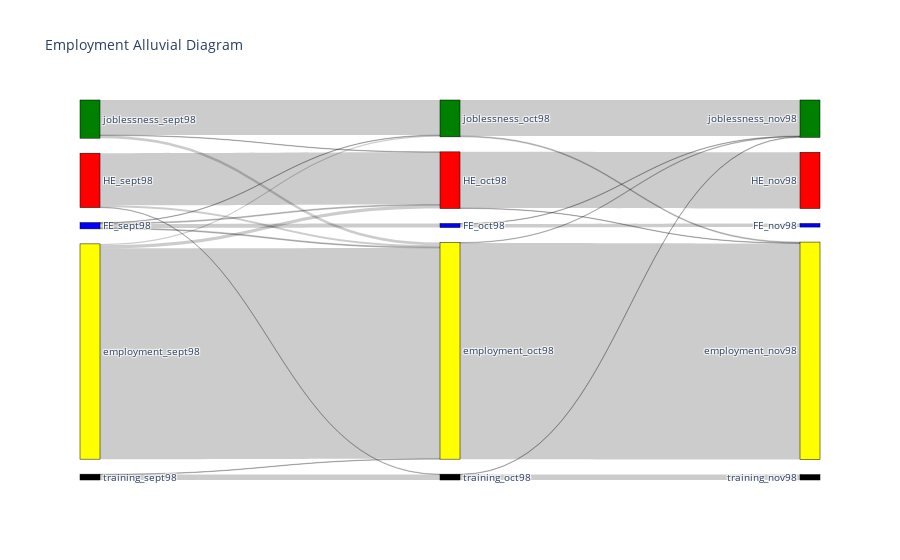

The notebook cell saved with this chart:
### Code cell
fig.update_layout(title_text ="Employment Alluvial Diagram", font_size=10)

### Figure 1 — Plotly figure (JSON) as saved in the notebook; plotly's stock layout.template omitted (floating-point values rounded to 4 significant figures)
{"data": [{"link": {"source": [0, 0, 0, 0, 1, 1, 1, 2, 2, 2, 3, 3, 3, 4, 4, 5, 5, 6, 6, 7, 7, 8, 8, 9, 9], "target": [5, 6, 7, 8, 6, 7, 9, 6, 7, 8, 6, 7, 8, 7, 9, 10, 11, 12, 13, 13, 11, 13, 11, 11, 14], "value": [9, 2, 2, 1, 116, 4, 1, 7, 469, 3, 1, 6, 78, 1, 12, 8, 1, 125, 1, 481, 1, 2, 80, 1, 12]}, "node": {"color": ["blue", "red", "yellow", "green", "black", "blue", "red", "yellow", "green", "black", "blue", "green", "red", "yellow", "black"], "label": ["FE_sept98", "HE_sept98", "employment_sept98", "joblessness_sept98", "training_sept98", "FE_oct98", "HE_oct98", "employment_oct98", "joblessness_oct98", "training_oct98", "FE_nov98", "joblessness_nov98", "HE_nov98", "employment_nov98", "training_nov98"], "line": {"color": "black", "width": 0.5}, "pad": 15, "thickness": 20}, "type": "sankey"}], "layout": {"font": {"size": 10}, "title": {"text": "Employment Alluvial Diagram"}}}
